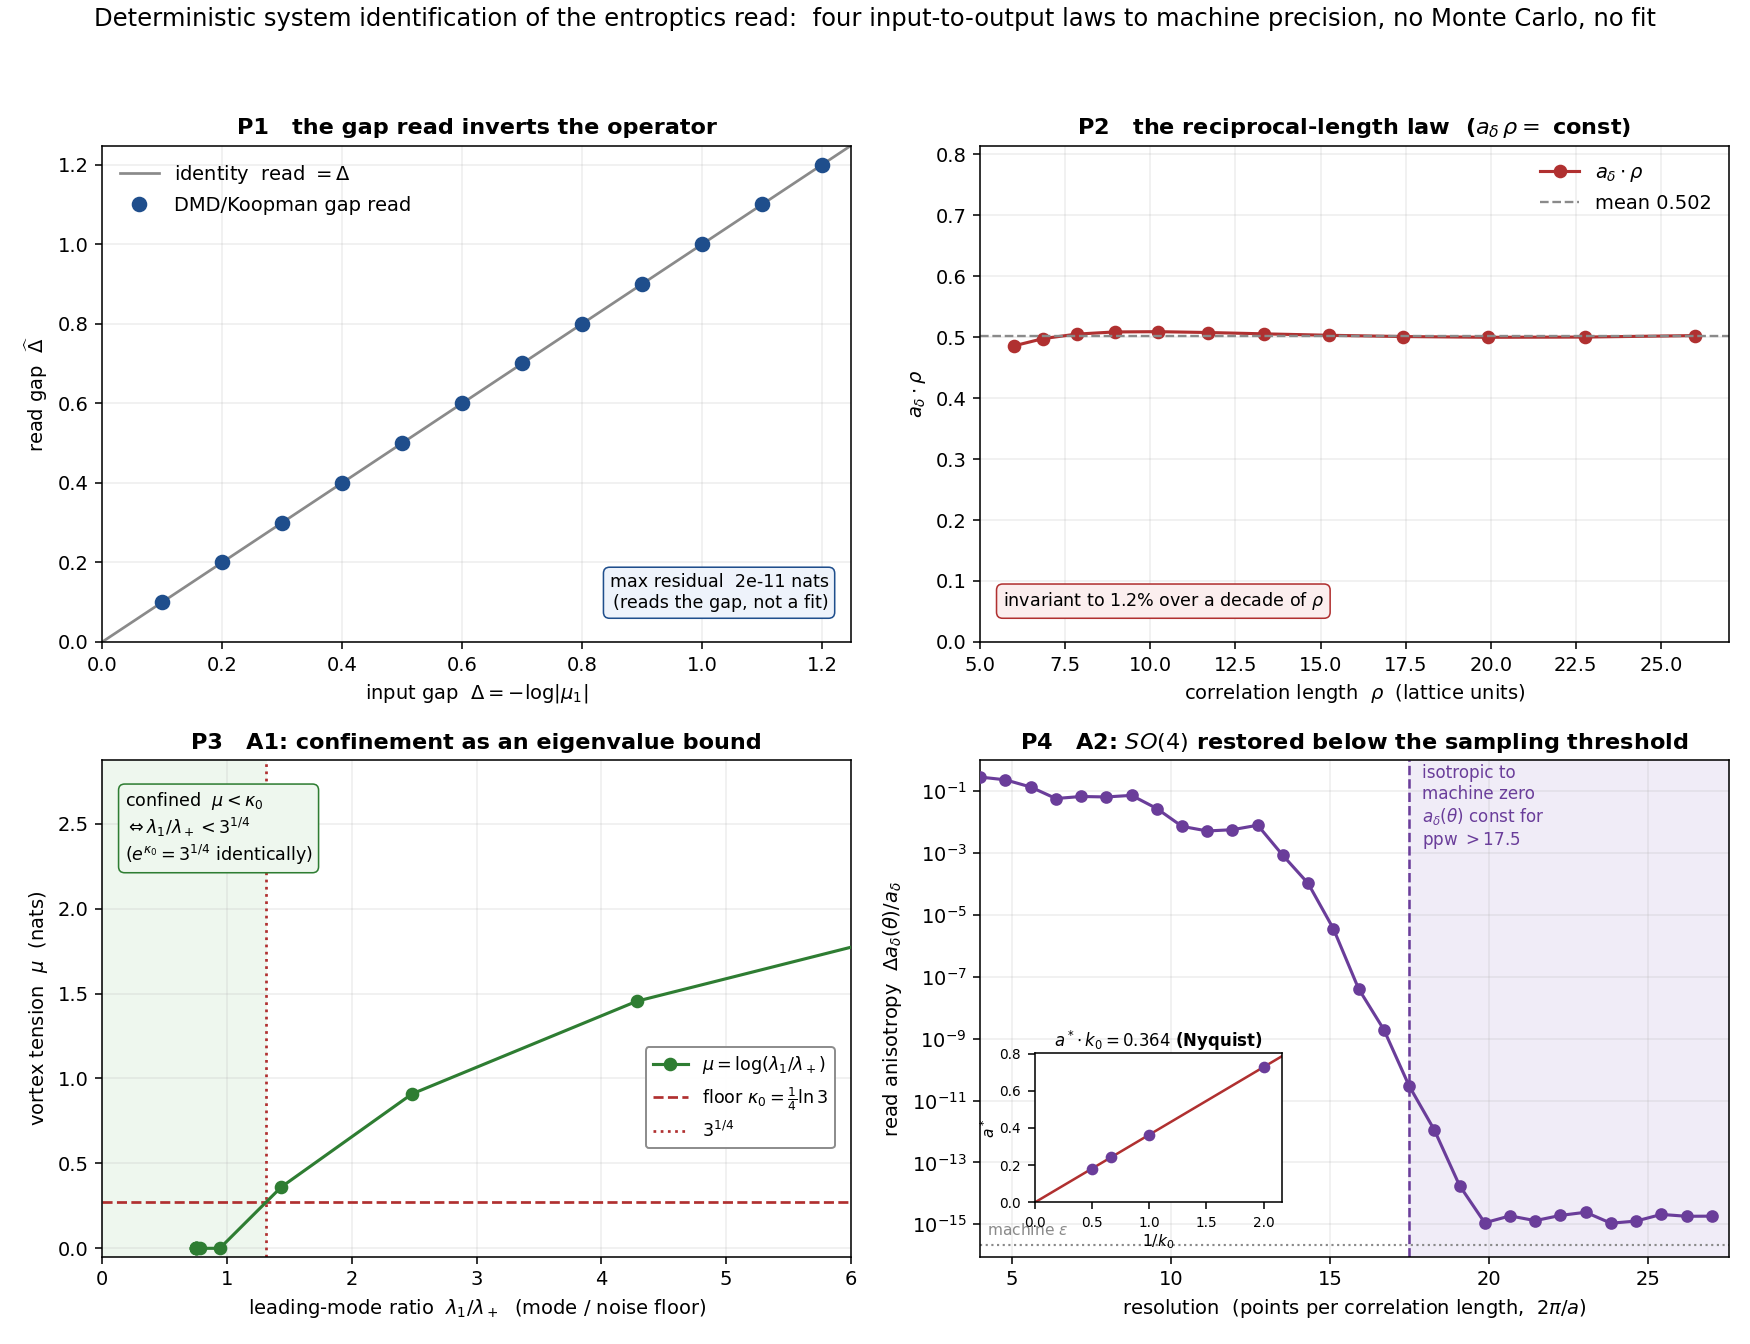

Write the Python code that produced this figure.
"""8_6_fig_probe.py -- the four deterministic transfer functions from 8_6_run_probe.py, one 2x2 figure.

Reads 8_6_dat_probe.csv (written by 8_6_run_probe.py) and draws the input->output laws, each an exact law to
machine precision (no Monte Carlo, no fit):
  P1  the gap read inverts the operator: read rate = input Delta (identity, residual ~1e-11)
  P2  the diffraction limit is the reciprocal correlation length: a_delta * rho = const (Abbe)
  P3  A1: the vortex tension crosses the counting floor kappa_0 = (1/4)ln3 exactly at contrast 3^(1/4)
  P4  A2: the read's hypercubic anisotropy is exactly zero (machine precision) once the grid resolves
      the field (a < a*), with the Nyquist law a*.k0 = const -- SO(4) exact below threshold.
No reads here: this only plots the CSV the probe already wrote.
"""
from __future__ import annotations

import csv
import math
import os

import matplotlib
matplotlib.use("Agg")
import matplotlib.pyplot as plt
from mpl_toolkits.axes_grid1.inset_locator import inset_axes

_HERE = os.path.dirname(os.path.abspath(__file__))
DAT = os.path.join(_HERE, "8_6_dat_probe.csv")
FIG = os.path.join(_HERE, "8_6_fig_probe.png")
K0 = 0.25 * math.log(3.0)
EPS = 2.220446049250313e-16                     # IEEE-754 double machine epsilon

BLUE, RED, GREEN, PURPLE, GREY = "#1f4e8c", "#b03030", "#2e7d32", "#6a3d9a", "#8a8a8a"


def load():
    rows = {}
    with open(DAT) as f:
        for r in csv.DictReader(f):
            rows.setdefault(r["probe"], []).append(r)
    return rows


def col(rs, k):
    return [float(r[k]) for r in rs if r.get(k) not in (None, "")]


def main():
    R = load()
    plt.rcParams.update({"font.size": 10, "axes.titlesize": 11.5, "axes.titleweight": "bold"})
    fig, ax = plt.subplots(2, 2, figsize=(12.5, 9.6))

    # -- P1  gap read inverts the operator (identity to ~1e-11) ------------------------------
    g = R["P1_gap"]
    x, y = col(g, "x"), col(g, "y")
    res = [abs(v) for v in col(g, "residual")]
    maxres = max(res) if res else float("nan")
    a1 = ax[0, 0]
    lim = max(x) * 1.04
    a1.plot([0, lim], [0, lim], "-", color=GREY, lw=1.4, zorder=1, label="identity  read $=\\Delta$")
    a1.plot(x, y, "o", color=BLUE, ms=7, zorder=3, label="DMD/Koopman gap read")
    a1.set_xlim(0, lim); a1.set_ylim(0, lim)
    a1.set_xlabel(r"input gap  $\Delta = -\log|\mu_1|$"); a1.set_ylabel(r"read gap  $\widehat{\Delta}$")
    a1.set_title("P1   the gap read inverts the operator")
    a1.legend(loc="upper left", frameon=False)
    a1.text(0.97, 0.06, f"max residual  {maxres:.0e} nats\n(reads the gap, not a fit)",
            transform=a1.transAxes, ha="right", va="bottom", fontsize=9,
            bbox=dict(boxstyle="round,pad=0.35", fc="#eef3fb", ec=BLUE, lw=0.8))

    # -- P2  Abbe: a_delta * rho = const (the aperture is 1/rho) -----------------------------
    g = R["P2_abbe"]
    rho, ad = col(g, "x"), col(g, "y")
    prod = [a * r for a, r in zip(ad, rho)]
    mean = sum(prod) / len(prod)
    spread = (sum((p - mean) ** 2 for p in prod) / len(prod)) ** 0.5 / mean   # coeff. of variation
    a2 = ax[0, 1]
    a2.plot(rho, prod, "o-", color=RED, ms=6, lw=1.6, label=r"$a_\delta \cdot \rho$")
    a2.axhline(mean, ls="--", color=GREY, lw=1.2, label=f"mean {mean:.3f}")
    a2.set_ylim(0, max(prod) * 1.6)
    a2.set_xlabel(r"correlation length  $\rho$  (lattice units)"); a2.set_ylabel(r"$a_\delta \cdot \rho$")
    a2.set_title(r"P2   the reciprocal-length law  ($a_\delta\,\rho=$ const)")
    a2.legend(loc="upper right", frameon=False)
    a2.text(0.03, 0.06, f"invariant to {spread:.1%} over a decade of $\\rho$",
            transform=a2.transAxes, ha="left", va="bottom", fontsize=9,
            bbox=dict(boxstyle="round,pad=0.35", fc="#fbeeee", ec=RED, lw=0.8))

    # -- P3  A1: mu < kappa_0  <=>  contrast < 3^(1/4)  (exact) ------------------------------
    g = R["P3_confinement"]
    con, mu = col(g, "contrast"), col(g, "mu")
    order = sorted(range(len(con)), key=lambda i: con[i])
    con = [con[i] for i in order]; mu = [mu[i] for i in order]
    a3 = ax[1, 0]
    a3.axvspan(0, math.exp(K0), color="#eef7ee", zorder=0)
    a3.plot(con, mu, "o-", color=GREEN, ms=6, lw=1.6, zorder=3, label=r"$\mu=\log(\lambda_1/\lambda_+)$")
    a3.axhline(K0, ls="--", color=RED, lw=1.4, label=r"floor $\kappa_0=\frac{1}{4}\ln 3$")
    a3.axvline(math.exp(K0), ls=":", color=RED, lw=1.4, label=r"$3^{1/4}$")
    a3.set_xlim(0, min(6, max(con) * 1.02)); a3.set_ylim(-0.05, max(mu) * 1.05 if mu else 1)
    a3.set_xlabel(r"leading-mode ratio  $\lambda_1/\lambda_+$  (mode / noise floor)")
    a3.set_ylabel(r"vortex tension  $\mu$  (nats)")
    a3.set_title(r"P3   A1: confinement as an eigenvalue bound")
    a3.legend(loc="upper right", bbox_to_anchor=(0.99, 0.44), fontsize=9,
              frameon=True, facecolor="white", framealpha=0.97, edgecolor="#888888", fancybox=True)
    a3.text(0.03, 0.94, "confined  $\\mu<\\kappa_0$\n$\\Leftrightarrow \\lambda_1/\\lambda_+ < 3^{1/4}$\n($e^{\\kappa_0}=3^{1/4}$ identically)",
            transform=a3.transAxes, ha="left", va="top", fontsize=9,
            bbox=dict(boxstyle="round,pad=0.35", fc="#eef7ee", ec=GREEN, lw=0.8))

    # -- P4  A2: hypercubic anisotropy is EXACTLY zero below the sampling threshold ----------
    g = R["P4b_restoration"]
    ppw, var = col(g, "x"), col(g, "y")
    o = sorted(range(len(ppw)), key=lambda i: ppw[i])
    ppw = [ppw[i] for i in o]; var = [max(var[i], EPS) for i in o]
    a4 = ax[1, 1]
    # threshold: first ppw where anisotropy reaches the machine floor
    thr = next((ppw[i] for i in range(len(ppw)) if var[i] <= 1e-10), None)
    if thr is not None:
        a4.axvspan(thr, max(ppw) * 1.02, color="#f0ecf7", zorder=0)
        a4.axvline(thr, color=PURPLE, ls="--", lw=1.3)
        a4.text(thr + 0.4, 3e-2, f"isotropic to\nmachine zero\n$a_\\delta(\\theta)$ const for\nppw $>{thr:.1f}$",
                fontsize=8.6, color=PURPLE, va="center")
    a4.axhline(EPS, color=GREY, ls=":", lw=1.1)
    a4.text(4.2, EPS * 1.6, "machine $\\epsilon$", fontsize=8, color=GREY, va="bottom")
    a4.semilogy(ppw, var, "o-", color=PURPLE, ms=5.5, lw=1.6, zorder=3)
    a4.set_xlim(min(ppw), max(ppw) * 1.02); a4.set_ylim(EPS * 0.4, 1.0)
    a4.set_xlabel(r"resolution  (points per correlation length,  $2\pi/a$)")
    a4.set_ylabel(r"read anisotropy  $\Delta a_\delta(\theta)/a_\delta$")
    a4.set_title(r"P4   A2: $SO(4)$ restored below the sampling threshold")

    # inset: Nyquist law a*.k0 = const
    if "P4d_nyquist" in R:
        d = R["P4d_nyquist"]
        k0, astar = col(d, "x"), col(d, "y")
        prodk = [a * k for a, k in zip(astar, k0)]
        cst = sum(prodk) / len(prodk)
        invk = [1.0 / k for k in k0]
        ins = inset_axes(a4, width="33%", height="30%", loc="lower left",
                         bbox_to_anchor=(0.06, 0.09, 1, 1), bbox_transform=a4.transAxes)
        xx = [0.0, max(invk) * 1.08]
        ins.plot(xx, [cst * x for x in xx], "-", color=RED, lw=1.3, zorder=1)   # a* = 0.364 / k0
        ins.plot(invk, astar, "o", color=PURPLE, ms=5, zorder=3)
        ins.set_xlim(0, max(invk) * 1.08); ins.set_ylim(0, max(astar) * 1.1)
        ins.set_title(f"$a^*\\!\\cdot k_0={cst:.3f}$ (Nyquist)", fontsize=8.5, pad=3)
        ins.set_xlabel(r"$1/k_0$", fontsize=8, labelpad=1); ins.set_ylabel(r"$a^*$", fontsize=8, labelpad=1)
        ins.tick_params(labelsize=7)

    for a in ax.ravel():
        a.grid(True, alpha=0.22)
    fig.suptitle("Deterministic system identification of the entroptics read:  four input-to-output laws to "
                 "machine precision, no Monte Carlo, no fit", fontsize=12.5, y=0.995)
    fig.tight_layout(rect=(0, 0, 1, 0.965))
    fig.savefig(FIG, dpi=140)
    print("wrote", FIG)


if __name__ == "__main__":
    main()
